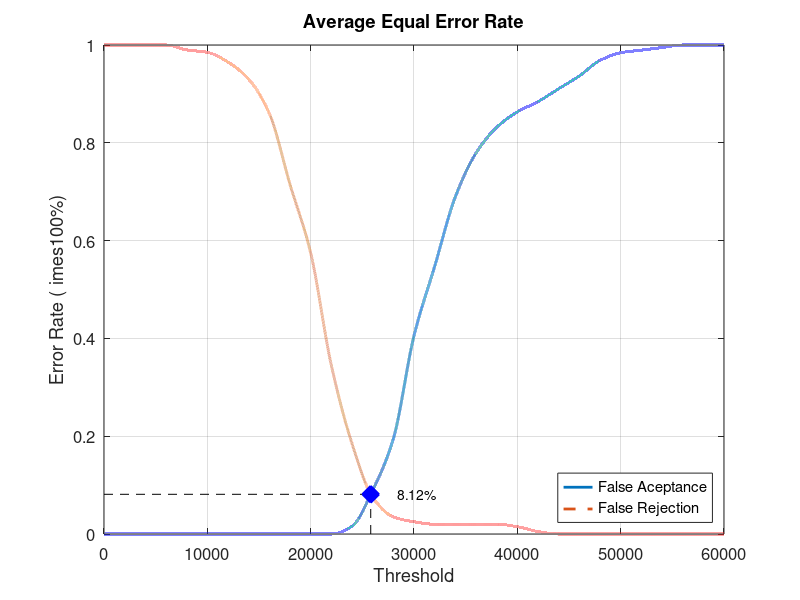
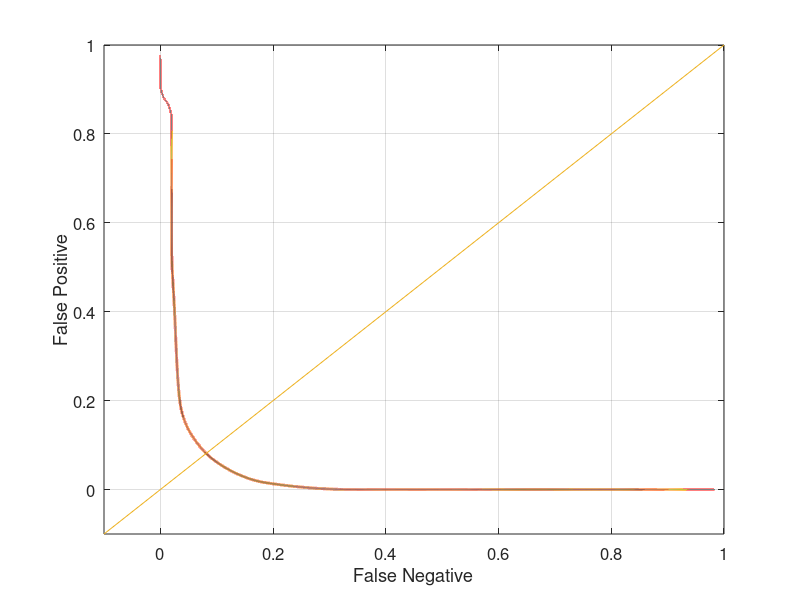

Here is the MATLAB script that generated these plots, in order:
close all;
clear;
clc;
x = 0:2000:60000;
xq = 0:0.5:60000;

y0 = [0 0 0 0 0 0 0 0 0 0 0 0 0.0157895 0.0894737 0.194737 0.405263 0.547368 0.689474 0.778947 0.831579 0.863158 0.884211 0.910526 0.936842 0.968421 0.984211 0.989474 0.994737 1 1 1]
yy0 = interp1(x, y0, xq, 'pchip');
y1 = [1 1 1 1 0.99 0.985 0.965 0.93 0.86 0.715 0.575 0.345 0.185 0.075 0.035 0.025 0.02 0.02 0.02 0.02 0.015 0.005 0 0 0 0 0 0 0 0 0]
yy1 = interp1(x, y1, xq, 'pchip');

% Calculating EER: 
y2 = abs(y0 - y1);
find(y2 == min(y2))
yy2 = abs(yy0 - yy1);
xEER = find(yy2 == min(yy2));
xEERIndex = xq(xEER) % X-axis EER
yEER = yy0(xEER) % Y-axis EER

main = figure
plot(xq, yy0,'-','LineWidth', 2);	hold on
plot(xq, yy1,'--','LineWidth', 2);	hold on
plot([xEERIndex xEERIndex], [0 yEER], 'k--');	hold on
plot([0 xEERIndex], [yEER yEER], 'k--');	hold on
plot(xEERIndex, yEER, 'bx', 'LineWidth', 10);	hold on
text(xEERIndex + 10 * xEERIndex / 100, yEER, [num2str(round((10000 * yEER)) / 100) '%'])
legend('False Aceptance', 'False Rejection', 'Location', 'SouthEast')
xlabel('Threshold')
ylabel('Error Rate (	imes100%)')
title('Average Equal Error Rate')
set(gca, 'FontSize', 12)
axis([0 60000 0 1])
grid on

print(main, 'Database3_3Main', '-dpng');
FNRxFPR = figure('Color', [1 1 1]);
plot(yy1, yy0, '-', yy1, yy0, 'LineWidth', 2);
hold on
y = -0.1:0.1:1
plot(y, y); 
set(gca, 'FontSize', 12)
xlabel('False Negative')
ylabel('False Positive')
axis([-0.1 1 -0.1 1])
set(gca, 'FontSize', 12)
grid on

print(FNRxFPR, 'Database3_3FNRxFPR','-dpng');
